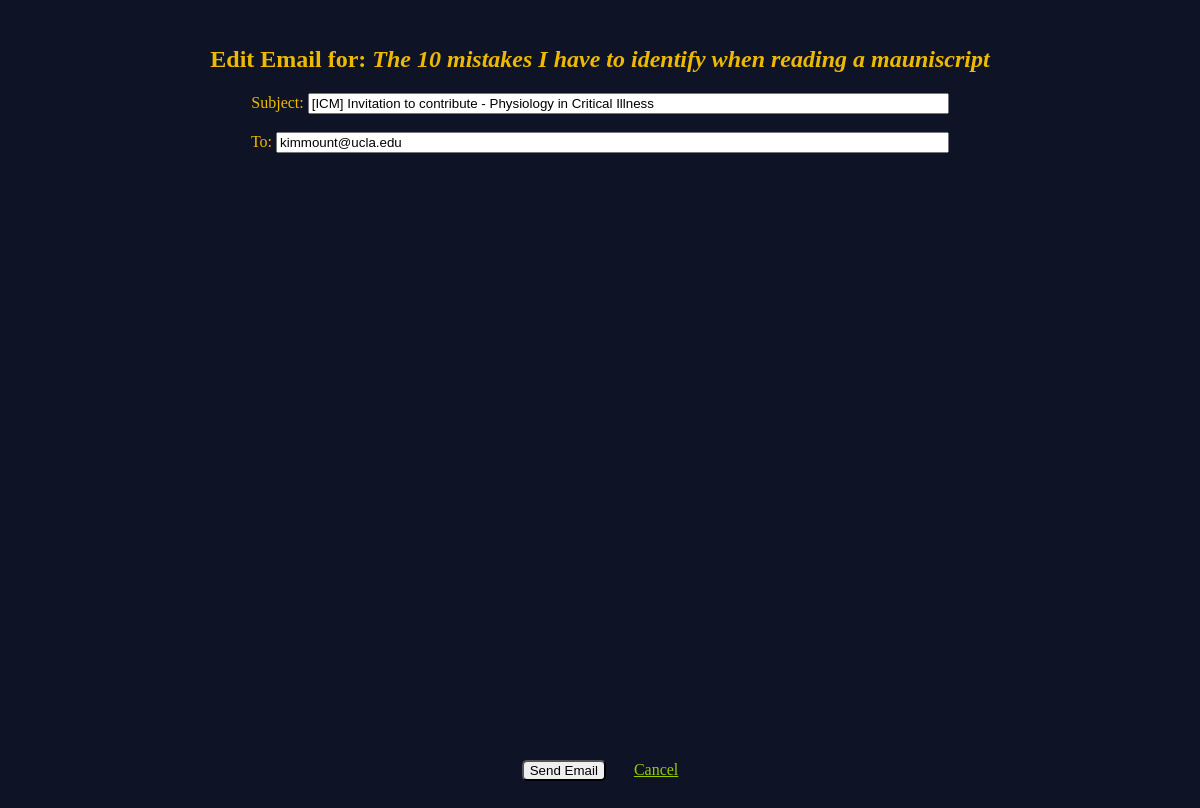
The page /edit-email/48 on the database its author committed.
### app.py (models this page shows, shortened)
class Task(db.Model):
    id = db.Column(db.Integer, primary_key=True)
    journal = db.Column(db.String(100), nullable=False)
    collection = db.Column(db.String(50))
    type = db.Column(db.String(50))
    title = db.Column(db.String(120))
    deadline = db.Column(db.Date)
    author1 = db.Column(db.String(30))
    email1 = db.Column(db.String(30))
    author2 = db.Column(db.String(30))
    email2 = db.Column(db.String(30))
    author3 = db.Column(db.String(30))
    email3 = db.Column(db.String(30))
    date_invited = db.Column(db.Date)
    status = db.Column(db.String(30))
    last_change_in_notes = db.Column(db.Date)
    notes = db.Column(db.String(2500))

### app.py (the view, shortened to what this page needs)
@app.route('/edit-email/<int:task_id>', methods=['GET', 'POST'])
def edit_email(task_id):
    task = Task.query.get_or_404(task_id)
    email_content = generate_email_text(task)
    return render_template('edit_email.html',
                           email_content=email_content,
                           task=task)

### email_template.py (called while the page is built)
def salute(authors):
    salutation = ''
    counter = 0
    if len(authors) <= 3:
        for author in authors:
            if len(author.split()) == 1:
                surname = author.split()[0]
            else:
                surname = ' '.join(author.split()[1:])
            if counter < len(authors)-1:
                salutation += "Dear Dr " + surname + ',<br>'
            else:
                salutation += "Dear Dr " + surname + ','
            counter += 1
    else:
        salutation += 'Dear All,'
    return salutation.strip() + '<br>'

def first_letter_to_cap(cad):
    words = cad.split()
    phrase = ''
    for word in words:
        phrase += word[0].upper() + word[1:] + ' '
    return phrase.rstrip()

def create_list_of_authors(task):
    authors = [task.author1.strip()]
    if task.author2 != None and task.author2.replace(' ', '') != '':
        authors.append(task.author2.strip())
    if task.author3 != None and task.author3.replace(' ', '') != '':
        authors.append(task.author3.strip())
    return authors

def get_signature():
    with open('signature.txt', 'r', encoding='utf-8') as f:
        html_string = f.read()
    return html_string

### templates/edit_email.html (shortened to what this page needs)
{% extends 'base.html' %}
{% block body %}
<div class="content">
    <br>
    <h2>Edit Email for: <i>{{ task.title }}</i></h2>
    <form method="POST">
        <div>
            <label>Subject:</label>
            <input type="text" name="subject" maxlength="120" size='77' value="[{{ task.journal }}] Invitation to contribute - {{task.collection}}" required>
        </div>
        <br>
        <div>
            <label>To:</label>
            <input type="email" name="recipient" maxlength="120" size='81'  value="{{ task.email1 }}" required>
        </div>
        <br>
        <br>
        <div style="display: flex; justify-content: center;">
        </div>
        <br><br><br>
        <button type="submit" class="btn">Send Email</button>
        <a href="{{ url_for('index') }}" class="one" >Cancel</a>
    </form>
</div>
{% endblock %}

### static/style.css (style rules this page uses)
body { background-color: #0e1425; color: #eeb902 }
.content { align-items: center; text-align: center; }
a.one:link { color: #97cc04; }
.btn { border-radius: 5px; }

### rows shown on the page
Task: title "The 10 mistakes I have to identify when reading a mauniscript", subject "[ICM] Invitation to contribute - Physiology in Critical Illness", recipient "kimmount@ucla.edu"
